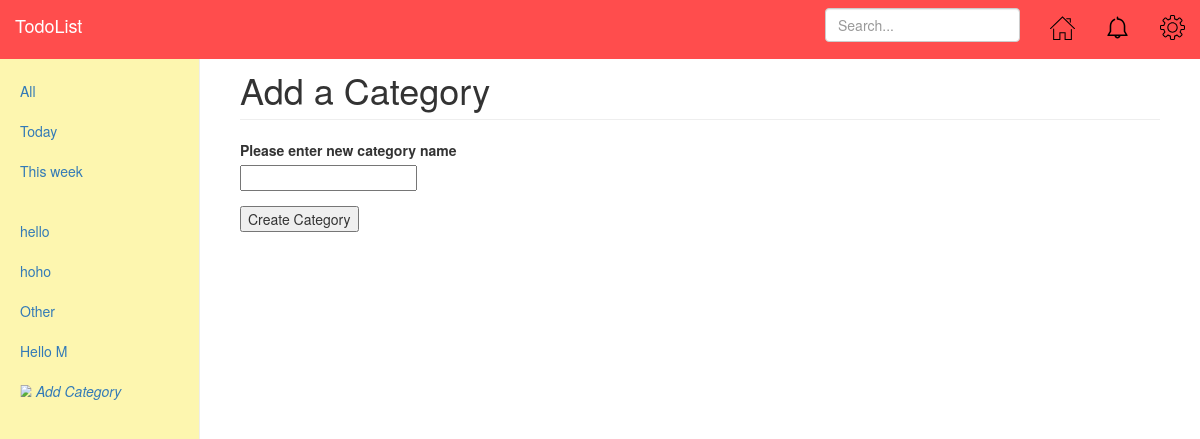
/app/add_category/, run on the app's committed database.
### ToDoListApp/models.py (models this page shows, shortened)
class Category(models.Model):
    name = models.CharField(max_length=128, unique=True)
    slug = models.SlugField(unique=True)

### ToDoListApp/views.py (the view)
def add_category(request):
    category_list = Category.objects.all()
    if request.method == 'POST':
        form = CategoryForm(request.POST)
        if form.is_valid():
            form.save(commit=True)
            return index(request)
        else:
            print (form.errors)
    else:
        form = CategoryForm()
    context_dict = {'form': form,
                    'categories': category_list,
                    'header': "Add a Category",
                    }
    return render(request, 'add_category.html', context_dict)

### ToDoListApp/forms.py
class CategoryForm(forms.ModelForm):
    name = forms.CharField(max_length=128, help_text="Please enter new category name")
    slug = forms.CharField(widget=forms.HiddenInput(), required=False)
    class Meta:
        model = Category
        fields = ('name',)

### templates/add_category.html (shortened to what this page needs)
{% extends 'base.html' %}
{% load staticfiles %}
{% block body_block %}
    <form id="category_form" method="post" action="/app/add_category/" xmlns="http://www.w3.org/1999/html"
          xmlns="http://www.w3.org/1999/html">
        {% for field in form.visible_fields %}
            <div class="form-group">
                <label>{{ field.help_text }}</label>
                <div class="input-group">
                    {{ field }}
                </div>
            </div>
        {% endfor %}
        <input type="submit" name="submit" value="Create Category"/>
    </form>
{% endblock %}

### templates/base.html (shortened to what this page needs)
<!DOCTYPE html>
<html lang="en">
{% load staticfiles %}
<head>
    <link rel="stylesheet" href="{% static "css/bootstrap.min.css" %}" type="text/css">
    <link rel="stylesheet" href="{% static "css/style.css" %}" type="text/css"/>
</head>
<body>
<nav class="navbar navbar-inverse navbar-fixed-top">
    <div class="container-fluid">
        <div class="navbar-header">
            <a class="navbar-brand" href="#">TodoList</a>
        </div>
        <div id="navbar" class="navbar-collapse collapse">
            <ul class="nav navbar-nav navbar-right">
                <li><a href="/app/">
                    <svg height="25" width="25" xmlns="http://www.w3.org/2000/svg"
                         xmlns:xlink="http://www.w3.org/1999/xlink">
                        <image height="25" width="25" xlink:href="{% static "icons/home_icon.svg" %}"/>
                    </svg>
                </a></li>
                <li><a href="#">
                    <svg height="25" width="25" xmlns="http://www.w3.org/2000/svg"
                         xmlns:xlink="http://www.w3.org/1999/xlink">
                        <image height="25" width="25" xlink:href="{% static "icons/notification_icon.svg" %}"/>
                    </svg>
                </a>
                </li>
                <li class="dropdown">
                    <a href="#" class="dropdown-toggle" data-toggle="dropdown" role="button" aria-haspopup="true"
                       aria-expanded="false">
                        <svg height="25" width="25" xmlns="http://www.w3.org/2000/svg"
                             xmlns:xlink="http://www.w3.org/1999/xlink">
                            <image height="25" width="25" xlink:href="{% static "icons/setting_icon.svg" %}"/>
                        </svg>
                    </a>
                </li>
            </ul>
            <form class="navbar-form navbar-right">
                <input type="text" class="form-control" placeholder="Search...">
            </form>
        </div>
    </div>
</nav>
<div class="container-fluid">
    <div class="row">
        <div class="col-sm-3 col-md-2 sidebar">
            <ul class="nav nav-sidebar">
                <li><a href="/app/">All<span class="sr-only">(current)</span></a></li>
                <li><a href="#">Today</a></li>
                <li><a href="#">This week</a></li>
            </ul>
            <ul class="nav nav-sidebar">
                {% if categories %}
                    {% for category in categories %}
                        <li><a href="/app/category/{{ category.slug }}">{{ category.name }}</a></li>
                    {% endfor %}
                {% else %}
                    <li><strong>There are no categories present.</strong></li>
                {% endif %}
                <li>
                    <a href="/app/add_category/">
                        <svg height="12" width="12" xmlns="http://www.w3.org/2000/svg"
                             xmlns:xlink="http://www.w3.org/1999/xlink">
                            <image height="12" width="12" xlink:href="{% static "icons/add_icon.svg" %}"/>
                        </svg>
                        <i>Add Category</i>
                    </a>
                </li>
            </ul>
        </div>
        <div class="col-sm-9 col-sm-offset-3 col-md-10 col-md-offset-2 main">
            <h1 class="page-header">{{ header }}</h1>
            {% block body_block %}
            {% endblock %}
        </div>
    </div>
</div>
</body>
</html>

### static/css/style.css (style rules this page uses)
body { padding-top: 50px; background-color: transparent; }
.navbar-header .navbar-brand { color: black; }
.navbar-fixed-top { border: 0; background-color: #FF4D4D; }
.sidebar { display: none; }
@media (min-width: 768px) { .sidebar { position: fixed; top: 51px; bottom: 0; left: 0; z-index: 1000; display: block; padding: 20px; overflow-x: hidden; overflow-y: auto; background-color: #fdf6af; border-right: 1px solid #eee; } }
.nav-sidebar { margin-right: -21px; margin-bottom: 20px; margin-left: -20px; }
.nav-sidebar > li > a { padding-right: 20px; padding-left: 20px; }
.main { padding: 20px; }
@media (min-width: 768px) { .main { padding-right: 40px; padding-left: 40px; } }
.main .page-header { margin-top: 0; }

### data on the page
Category: name "hello"
Category: name "hoho"
Category: name "Other"
Category: name "Hello M"

### other printed values
{{ header }} "Add a Category"
{{ field.help_text }} "Please enter new category name"
